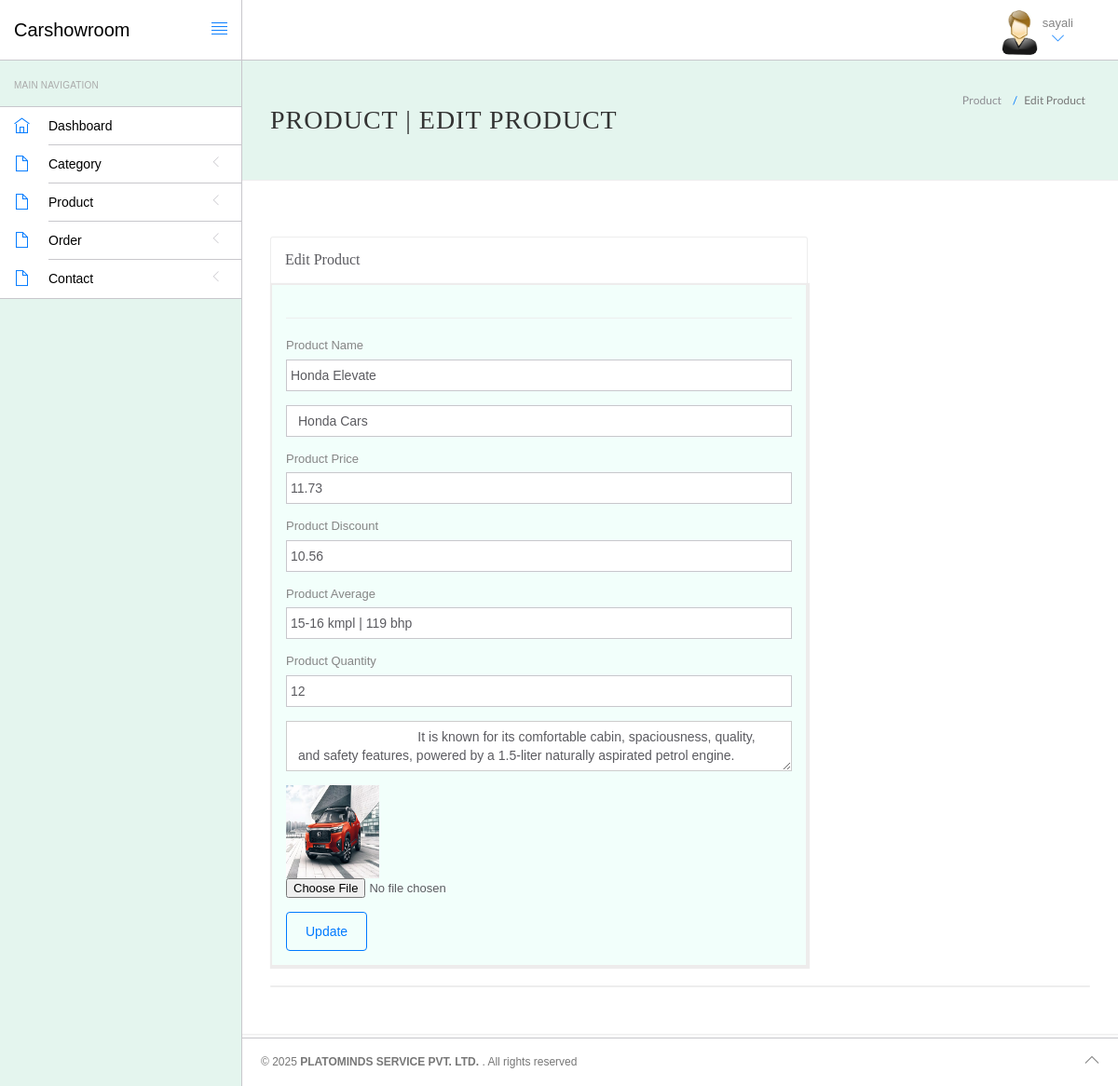
/hms/edit-product.php?editid=2 (signed in), run on the app's committed database.
### tables this page shows
CREATE TABLE `users` (
  `id` int(11) NOT NULL,
  `username` varchar(50) NOT NULL,
  `password` varchar(255) NOT NULL,
  `created_at` datetime DEFAULT current_timestamp()
);

CREATE TABLE `product` (
  `id` int(11) NOT NULL,
  `proname` varchar(50) NOT NULL,
  `procat` varchar(50) NOT NULL,
  `proprice` float NOT NULL,
  `prodis` float NOT NULL,
  `proavg` varchar(20) NOT NULL,
  `proquant` int(30) NOT NULL,
  `prodesc` varchar(500) NOT NULL,
  `proimg` varchar(50) NOT NULL,
  `created_at` datetime DEFAULT current_timestamp()
);

CREATE TABLE `category` (
  `id` int(11) NOT NULL,
  `catname` varchar(50) NOT NULL,
  `catslug` varchar(255) NOT NULL,
  `catdes` varchar(500) NOT NULL,
  `catimg` varchar(255) NOT NULL,
  `created_at` datetime DEFAULT current_timestamp()
);

### hms/edit-product.php (the view, shortened to what this page needs)
<?php
include('include/config.php');
?>
<!DOCTYPE html>
<html lang="en">
	<head>
		<link rel="stylesheet" href="vendor/bootstrap/css/bootstrap.min.css">
		<link rel="stylesheet" href="vendor/fontawesome/css/font-awesome.min.css">
		<link rel="stylesheet" href="vendor/themify-icons/themify-icons.min.css">
		<link href="vendor/animate.css/animate.min.css" rel="stylesheet" media="screen">
		<link href="vendor/perfect-scrollbar/perfect-scrollbar.min.css" rel="stylesheet" media="screen">
		<link href="vendor/switchery/switchery.min.css" rel="stylesheet" media="screen">
		<link href="vendor/bootstrap-touchspin/jquery.bootstrap-touchspin.min.css" rel="stylesheet" media="screen">
		<link href="vendor/select2/select2.min.css" rel="stylesheet" media="screen">
		<link href="vendor/bootstrap-datepicker/bootstrap-datepicker3.standalone.min.css" rel="stylesheet" media="screen">
		<link href="vendor/bootstrap-timepicker/bootstrap-timepicker.min.css" rel="stylesheet" media="screen">
		<link rel="stylesheet" href="assets/css/styles.css">
		<link rel="stylesheet" href="assets/css/plugins.css">
		<link rel="stylesheet" href="assets/css/themes/theme-1.css" id="skin_color" />
	</head>
	<body>
		<div id="app">
<?php include('include/sidebar.php');?>
			<div class="app-content">
						<?php include('include/header.php');?>
				<div class="main-content" >
					<div class="wrap-content container" id="container">
						<section id="page-title">
							<div class="row">
								<div class="col-sm-8">
									<h1 class="mainTitle">Product | Edit Product</h1>
																	</div>
								<ol class="breadcrumb">
									<li>
										<span>Product </span>
									</li>
									<li class="active">
										<span>Edit Product</span>
									</li>
								</ol>
							</div>
						</section>
						<div class="container-fluid container-fullw bg-white">
							<div class="row">
								<div class="col-md-12">
									<div class="row margin-top-30">
										<div class="col-lg-8 col-md-12">
											<div class="panel panel-white">
												<div class="panel-heading">
													<h5 class="panel-title">Edit Product </h5>
												</div>
												<div class="panel-body">
									<?php
$sql=mysqli_query($con,"select * from product where id='".$_GET['editid']."'");
while($row=mysqli_fetch_array($sql))
{
?>
<hr />													<form role="form" name="edit" method="post" enctype="multipart/form-data">
<div class="form-group">
															<label for="fname">
																 Product Name
															</label>
<input type="text" name="proname" class="form-control"  value="<?php  echo $row['proname'];?>" required="true">
														</div>
<div class="form-group">
								<select name="procat" class="form-control" required="required">
<?php $ret=mysqli_query($con,"select * from category");
while($row1=mysqli_fetch_array($ret))
{
?>
																<option value="<?php echo htmlentities($row1['catslug']);?>" <?php
                                                               if($row1['catslug'] == $row['procat']){
                                                               	echo 'selected';
                                                               }
																?> >
																	<?php echo htmlentities($row1['catname']);?>
																</option>
																<?php } ?>
															</select>
							</div>
														<div class="form-group">
															<label for="fname">
																 Product Price
															</label>
<input type="text" name="proprice"  id="actualPrice" oninput="calculateDiscount()"  class="form-control"  value="<?php  echo $row['proprice'];?>" required="true">
														</div>
														<div class="form-group">
															<label for="fname">
																 Product Discount
															</label>
<input type="text" name="prodis"   id="discountedPrice" class="form-control"  value="<?php  echo $row['prodis'];?>" required="true">
														</div>
														<div class="form-group">
															<label for="fname">
																 Product Average
															</label>
<input type="text" name="proavg" class="form-control"  value="<?php  echo $row['proavg'];?>" required="true">
														</div>
														<div class="form-group">
															<label for="fname">
																 Product Quantity
															</label>
<input type="text" name="proquant" class="form-control"  value="<?php  echo $row['proquant'];?>" required="true">
														</div>
														<div class="form-group">
<textarea type="text" name="prodesc" class="form-control"  placeholder="Product Description" required="true">
	<?php  echo $row['prodesc'];?>
</textarea>
							</div>
<div class="form-group">
	<img src="images/<?php echo $row['proimg']; ?>" width="100" height="100">
	<input type="file" name="proimg" />
</div>
														<button type="submit" name="submit" class="btn btn-o btn-primary">
															Update
														</button>
													</form>
													<?php } ?>
												</div>
											</div>
										</div>
											</div>
										</div>
									<div class="col-lg-12 col-md-12">
											<div class="panel panel-white">
											</div>
										</div>
									</div>
								</div>
					</div>
				</div>
			</div>
	<?php include('include/footer.php');?>
		</div>
	</body>
</html>

### hms/include/header.php (shortened to what this page needs)
<header class="navbar navbar-default navbar-static-top">
					<div class="navbar-header">
						<a class="navbar-brand" href="index.php">Carshowroom</a>
						<a href="#" class="sidebar-toggler pull-right visible-md visible-lg" data-toggle-class="app-sidebar-closed" data-toggle-target="#app">
							<i class="ti-align-justify"></i>
						</a>
					</div>
					<div class="navbar-collapse collapse">
						<ul class="nav navbar-right">
							<li class="dropdown current-user">
								<a href class="dropdown-toggle" data-toggle="dropdown">
									<img src="assets/images/images.jpg"> <span class="username">
									<?php $query=mysqli_query($con,"select username from users where id='".$_SESSION['id']."'");
while($row=mysqli_fetch_array($query))
{
	echo $row['username'];
}
									?> <i class="ti-angle-down"></i></i></span>
								</a>
							</li>
						</ul>
					</div>
				</header>

### hms/assets/css/themes/theme-1.css (style rules this page uses)
body { background: #FAFAFA; }
header .navbar-header { background: #ffffff !important; border-right-color: #c8c7cc !important; border-bottom-color: #c8c7cc !important; }
header .navbar-header .sidebar-toggler, header .navbar-header .sidebar-mobile-toggler { color: #007aff !important; }
header .navbar-header .navbar-brand { color: #000000 !important; }
header .navbar-collapse { background: #ffffff !important; border-bottom-color: #c8c7cc !important; box-shadow: none !important; }
header .navbar-collapse .navbar-right > li > a { color: #777; }
header .navbar-collapse .navbar-right > li > a i { color: #007aff !important; }

### data on the page
users: username "sayali"
product: proname "Honda Elevate", procat "Honda Cars", proprice "11.73", prodis "10.56", proavg "15-16 kmpl | 119 bhp", proquant "12", prodesc "It is known for its comfortable cabin, spaciousness, quality, and safety features, powered by a 1.5-liter naturally aspirated petrol engine.", proimg (picture)
